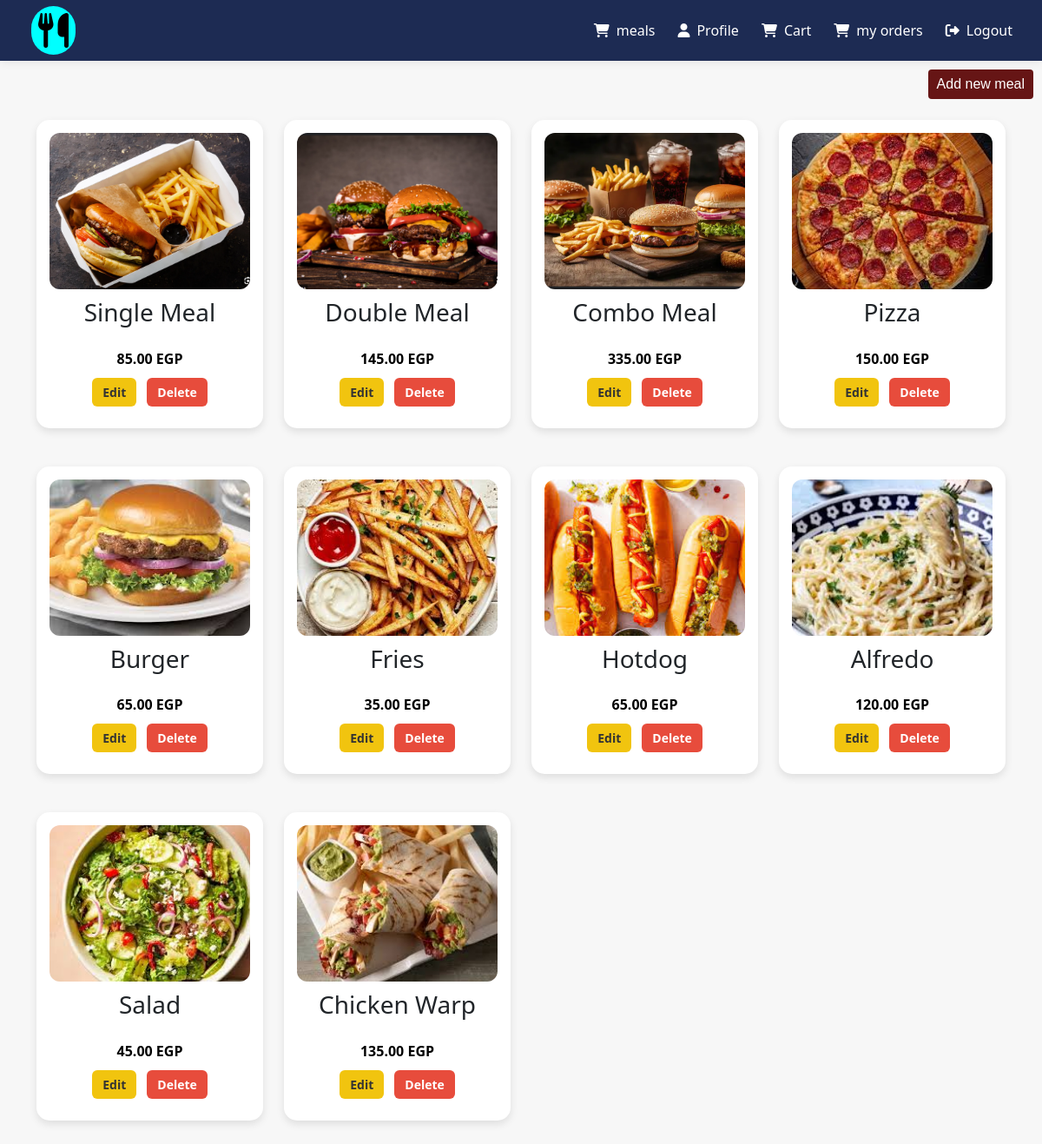
The app's page /food/admin/meals/admin.php with its own data.
### tables this page shows
CREATE TABLE `meals` (
  `id` int(11) NOT NULL,
  `name` varchar(100) NOT NULL,
  `price` decimal(10,2) NOT NULL,
  `image` varchar(255) DEFAULT NULL,
  `rating` decimal(2,1) DEFAULT NULL,
  `is_dropped` tinyint(1) DEFAULT 0,
  `description` text DEFAULT NULL,
  `created_at` timestamp NOT NULL DEFAULT current_timestamp()
);

### food/admin/meals/admin.php (the view, shortened to what this page needs)
<?php
include ('header.php');
include('../connection/connection.php');
$result = $connect->query("SELECT * FROM meals");
$data = $result->fetchAll(PDO::FETCH_ASSOC);
?>
<!DOCTYPE html>
<html lang="en">
<head>
</head>
<body>
  <div style="display: flex;
  justify-content: flex-end; /* يخليها ناحية اليمين */
  gap: 12px;"><button style="margin-top:10px;margin-right:10px; color:white; background:rgba(102, 21, 21, 1);font-family:'Poppins', sans-serif;border:0px ;padding:5px 10px;border-radius:4px;">Add new meal</button></div>
<div class="container mt-4">
  <div class="row">
    <?php if($connect){ ?>
      <?php foreach($data as $meal){ ?>
        <div class="col-md-3 mb-4">
          <div class="card">
            <img src="images/<?php echo $meal['image']; ?>" alt="meal">
            <h3 style="margin-top:10px;"><?php echo $meal["name"]; ?></h3>
            <div id="price"><b style="color:black;"><?php echo $meal["price"]; ?> EGP</b></div>
            <div class="btns">
                <a class="edit_btn" href="crud/edit.php?id=<?php echo $meal ["id"] ?>">Edit</a>
                <a class="delete_btn" href="crud/delete.php?id=<?php echo $meal ["id"] ?>">Delete</a>
            </div>
          </div>
        </div>
      <?php } ?>
    <?php } ?>
  </div>
</div>
</body>
</html>
      <?php
include ("../layouts/footer.php");
?>

### food/admin/meals/header.php (shortened to what this page needs)
<!DOCTYPE html>
<html dir="ltr" lang="en">
<head>
  <link href="https://cdn.jsdelivr.net/npm/bootstrap@5.3.0/dist/css/bootstrap.min.css" rel="stylesheet">
  <link rel="stylesheet" href="https://cdnjs.cloudflare.com/ajax/libs/font-awesome/6.4.0/css/all.min.css">
  <link rel="stylesheet" href="../meals/admin_style.css">
  </head>
<body style="background-color: #F7F7F7;">
  <div id="content">
<nav class="navbar navbar-expand-lg navbar-custom px-3" style="background:#1D2B53;">
      <i class="fa-solid fa-utensils" style="color:black ;font-size:40px; margin-left:20px; background:aqua;padding:8px;border-radius:30px;"></i>
    <div class="collapse navbar-collapse" id="navbarContent">
      <ul class="navbar-nav ms-auto">
        <li class="nav-item" style="padding-right:10px;">
          <a style="color:white;" class="nav-link" href="../meals/meals.php"><i class="fa-solid fa-cart-shopping me-2"></i>meals</a>
        </li>
        <li class="nav-item" style="padding-right:10px;">
          <a style="color:white;" class="nav-link" href="../meals/profile.php"><i class="fas fa-user me-2"></i>Profile</a>
        </li>
        <li class="nav-item" style="padding-right:10px;">
          <a style="color:white;" class="nav-link" href="../cart/cart.php"><i class="fa-solid fa-cart-shopping me-2"></i>Cart</a>
        </li>
        <li class="nav-item" style="padding-right:10px;">
          <a style="color:white;" class="nav-link" href="../cart/myorders.php"><i class="fa-solid fa-cart-shopping me-2"></i>my orders</a>
        </li>
        <li class="nav-item" style="padding-right:10px;">
          <a style="color:white;" class="nav-link" href="../logout.php"><i class="fas fa-sign-out-alt me-2"></i>Logout</a>
        </li>
      </ul>
    </div>
  </nav>

### food/admin/layouts/footer.php (shortened to what this page needs)
</div>
</body>
</html>

### food/admin/meals/admin_style.css (style rules this page uses)
:root { --primary: #1976d2; --primary-dark: #1565c0; --secondary: #424242; --light-bg: #f5f7fb; --sidebar-bg: #ffffff; --sidebar-width: 260px; --sidebar-collapsed: 70px; --header-height: 70px; --transition: all 0.3s ease; }
body { font-family: 'Segoe UI', Tahoma, Geneva, Verdana, sans-serif; background-color: var(--light-bg); overflow-x: hidden; }
#content { transition: var(--transition); min-height: 100vh; }
.navbar-custom { background: white; box-shadow: 0 2px 10px rgba(0, 0, 0, 0.08); padding: 15px 0; height: var(--header-height); }
.card { border: none; border-radius: 10px; box-shadow: 0 5px 15px rgba(0, 0, 0, 0.05); margin-bottom: 20px; }

### food/admin/meals/admin.php (style rules this page uses)
.btns { display: flex; justify-content: center; align-items: center; gap: 12px; padding: 10px; }
.btns a { display: flex; padding: 6px 12px; border-radius: 6px; text-decoration: none; font-weight: bold; color: #fff; font-size: 14px; transition: 0.3s; }
.btns .edit_btn { background-color: #f1c40f; color: #333; }
.btns .delete_btn { background-color: #e74c3c; }
.card { border-radius: 15px; padding: 15px; text-align: center; box-shadow: 0px 4px 10px rgba(0,0,0,0.1); transition: transform 0.2s ease; }
.card img { width: 100%; height: 180px; object-fit: cover; border-radius: 12px; }

### records on screen
meals: image (picture), name "Single Meal", price "85.00"
meals: image (picture), name "Double Meal", price "145.00"
meals: image (picture), name "Combo Meal", price "335.00"
meals: image (picture), name "Pizza", price "150.00"
meals: image (picture), name "Burger", price "65.00"
meals: image (picture), name "Fries", price "35.00"
meals: image (picture), name "Hotdog", price "65.00"
meals: image (picture), name "Alfredo", price "120.00"
meals: image (picture), name "Salad", price "45.00"
meals: image (picture), name "Chicken Warp", price "135.00"
